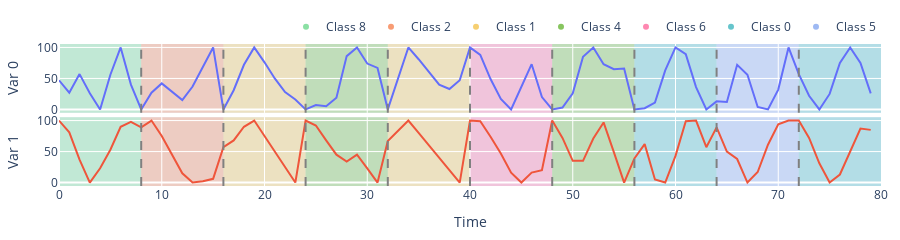

The notebook cell this image was saved under:
### Code cell
fig = plot_classification_dataset(
    datasets["PenDigits"]["train"]["samples"][:10, :].numpy(),
    datasets["PenDigits"]["train"]["labels"][:10].numpy(),
)
fig

### Figure 1 — Plotly figure (JSON) as saved in the notebook; plotly's stock layout.template omitted (floating-point values rounded to 4 significant figures)
{"data": [{"mode": "lines", "name": "Var 0", "showlegend": false, "type": "scatter", "x": [0, 1, 2, 3, 4, 5, 6, 7, 8, 9, 10, 11, 12, 13, 14, 15, 16, 17, 18, 19, 20, 21, 22, 23, 24, 25, 26, 27, 28, 29, 30, 31, 32, 33, 34, 35, 36, 37, 38, 39, 40, 41, 42, 43, 44, 45, 46, 47, 48, 49, 50, 51, 52, 53, 54, 55, 56, 57, 58, 59, 60, 61, 62, 63, 64, 65, 66, 67, 68, 69, 70, 71, 72, 73, 74, 75, 76, 77, 78, 79], "xaxis": "x", "y": [47, 27, 57, 26, 0, 56, 100, 40, 0, 27, 42, 29, 15, 37, 69, 100, 0, 31, 72, 100, 76, 50, 28, 16, 0, 7, 5, 19, 86, 100, 74, 67, 0, 49, 100, 81, 60, 40, 33, 47, 100, 88, 49, 17, 0, 37, 73, 20, 0, 3, 26, 85, 100, 73, 65, 66, 0, 2, 11, 63, 100, 89, 36, 0, 13, 12, 72, 56, 4, 0, 32, 100, 57, 22, 0, 25, 75, 100, 75, 26], "yaxis": "y"}, {"mode": "lines", "name": "Var 1", "showlegend": false, "type": "scatter", "x": [0, 1, 2, 3, 4, 5, 6, 7, 8, 9, 10, 11, 12, 13, 14, 15, 16, 17, 18, 19, 20, 21, 22, 23, 24, 25, 26, 27, 28, 29, 30, 31, 32, 33, 34, 35, 36, 37, 38, 39, 40, 41, 42, 43, 44, 45, 46, 47, 48, 49, 50, 51, 52, 53, 54, 55, 56, 57, 58, 59, 60, 61, 62, 63, 64, 65, 66, 67, 68, 69, 70, 71, 72, 73, 74, 75, 76, 77, 78, 79], "xaxis": "x2", "y": [100, 81, 37, 0, 23, 53, 90, 98, 89, 100, 75, 45, 15, 0, 2, 6, 57, 68, 90, 100, 75, 51, 25, 0, 100, 92, 68, 45, 34, 45, 23, 0, 67, 83, 100, 80, 60, 40, 20, 0, 100, 99, 74, 47, 16, 0, 16, 20, 100, 72, 35, 35, 71, 97, 49, 0, 39, 62, 5, 0, 43, 99, 100, 57, 89, 50, 38, 0, 17, 61, 94, 100, 100, 72, 31, 0, 13, 50, 87, 85], "yaxis": "y2"}, {"marker": {"color": "rgb(139, 224, 164)"}, "mode": "markers", "name": "Class 8", "showlegend": true, "type": "scatter", "x": [null], "y": [null]}, {"marker": {"color": "rgb(248, 156, 116)"}, "mode": "markers", "name": "Class 2", "showlegend": true, "type": "scatter", "x": [null], "y": [null]}, {"marker": {"color": "rgb(246, 207, 113)"}, "mode": "markers", "name": "Class 1", "showlegend": true, "type": "scatter", "x": [null], "y": [null]}, {"marker": {"color": "rgb(135, 197, 95)"}, "mode": "markers", "name": "Class 4", "showlegend": true, "type": "scatter", "x": [null], "y": [null]}, {"marker": {"color": "rgb(254, 136, 177)"}, "mode": "markers", "name": "Class 6", "showlegend": true, "type": "scatter", "x": [null], "y": [null]}, {"marker": {"color": "rgb(102, 197, 204)"}, "mode": "markers", "name": "Class 0", "showlegend": true, "type": "scatter", "x": [null], "y": [null]}, {"marker": {"color": "rgb(158, 185, 243)"}, "mode": "markers", "name": "Class 5", "showlegend": true, "type": "scatter", "x": [null], "y": [null]}], "layout": {"height": 200, "legend": {"orientation": "h", "x": 1, "xanchor": "right", "y": 1.02, "yanchor": "bottom"}, "margin": {"b": 30, "l": 15, "r": 15, "t": 30}, "shapes": [{"fillcolor": "rgb(139, 224, 164)", "layer": "below", "line": {"width": 0}, "name": "Class 8", "opacity": 0.4, "showlegend": false, "type": "rect", "x0": 0, "x1": 8, "xref": "x", "y0": 0, "y1": 1, "yref": "y domain"}, {"fillcolor": "rgb(139, 224, 164)", "layer": "below", "line": {"width": 0}, "name": "Class 8", "opacity": 0.4, "showlegend": false, "type": "rect", "x0": 0, "x1": 8, "xref": "x2", "y0": 0, "y1": 1, "yref": "y2 domain"}, {"fillcolor": "rgb(248, 156, 116)", "layer": "below", "line": {"width": 0}, "name": "Class 2", "opacity": 0.4, "showlegend": false, "type": "rect", "x0": 8, "x1": 16, "xref": "x", "y0": 0, "y1": 1, "yref": "y domain"}, {"fillcolor": "rgb(248, 156, 116)", "layer": "below", "line": {"width": 0}, "name": "Class 2", "opacity": 0.4, "showlegend": false, "type": "rect", "x0": 8, "x1": 16, "xref": "x2", "y0": 0, "y1": 1, "yref": "y2 domain"}, {"line": {"color": "gray", "dash": "dash"}, "type": "line", "x0": 8, "x1": 8, "xref": "x", "y0": 0, "y1": 1, "yref": "y domain"}, {"line": {"color": "gray", "dash": "dash"}, "type": "line", "x0": 8, "x1": 8, "xref": "x2", "y0": 0, "y1": 1, "yref": "y2 domain"}, {"fillcolor": "rgb(246, 207, 113)", "layer": "below", "line": {"width": 0}, "name": "Class 1", "opacity": 0.4, "showlegend": false, "type": "rect", "x0": 16, "x1": 24, "xref": "x", "y0": 0, "y1": 1, "yref": "y domain"}, {"fillcolor": "rgb(246, 207, 113)", "layer": "below", "line": {"width": 0}, "name": "Class 1", "opacity": 0.4, "showlegend": false, "type": "rect", "x0": 16, "x1": 24, "xref": "x2", "y0": 0, "y1": 1, "yref": "y2 domain"}, {"line": {"color": "gray", "dash": "dash"}, "type": "line", "x0": 16, "x1": 16, "xref": "x", "y0": 0, "y1": 1, "yref": "y domain"}, {"line": {"color": "gray", "dash": "dash"}, "type": "line", "x0": 16, "x1": 16, "xref": "x2", "y0": 0, "y1": 1, "yref": "y2 domain"}, {"fillcolor": "rgb(135, 197, 95)", "layer": "below", "line": {"width": 0}, "name": "Class 4", "opacity": 0.4, "showlegend": false, "type": "rect", "x0": 24, "x1": 32, "xref": "x", "y0": 0, "y1": 1, "yref": "y domain"}, {"fillcolor": "rgb(135, 197, 95)", "layer": "below", "line": {"width": 0}, "name": "Class 4", "opacity": 0.4, "showlegend": false, "type": "rect", "x0": 24, "x1": 32, "xref": "x2", "y0": 0, "y1": 1, "yref": "y2 domain"}, {"line": {"color": "gray", "dash": "dash"}, "type": "line", "x0": 24, "x1": 24, "xref": "x", "y0": 0, "y1": 1, "yref": "y domain"}, {"line": {"color": "gray", "dash": "dash"}, "type": "line", "x0": 24, "x1": 24, "xref": "x2", "y0": 0, "y1": 1, "yref": "y2 domain"}, {"fillcolor": "rgb(246, 207, 113)", "layer": "below", "line": {"width": 0}, "name": "Class 1", "opacity": 0.4, "showlegend": false, "type": "rect", "x0": 32, "x1": 40, "xref": "x", "y0": 0, "y1": 1, "yref": "y domain"}, {"fillcolor": "rgb(246, 207, 113)", "layer": "below", "line": {"width": 0}, "name": "Class 1", "opacity": 0.4, "showlegend": false, "type": "rect", "x0": 32, "x1": 40, "xref": "x2", "y0": 0, "y1": 1, "yref": "y2 domain"}, {"line": {"color": "gray", "dash": "dash"}, "type": "line", "x0": 32, "x1": 32, "xref": "x", "y0": 0, "y1": 1, "yref": "y domain"}, {"line": {"color": "gray", "dash": "dash"}, "type": "line", "x0": 32, "x1": 32, "xref": "x2", "y0": 0, "y1": 1, "yref": "y2 domain"}, {"fillcolor": "rgb(254, 136, 177)", "layer": "below", "line": {"width": 0}, "name": "Class 6", "opacity": 0.4, "showlegend": false, "type": "rect", "x0": 40, "x1": 48, "xref": "x", "y0": 0, "y1": 1, "yref": "y domain"}, {"fillcolor": "rgb(254, 136, 177)", "layer": "below", "line": {"width": 0}, "name": "Class 6", "opacity": 0.4, "showlegend": false, "type": "rect", "x0": 40, "x1": 48, "xref": "x2", "y0": 0, "y1": 1, "yref": "y2 domain"}, {"line": {"color": "gray", "dash": "dash"}, "type": "line", "x0": 40, "x1": 40, "xref": "x", "y0": 0, "y1": 1, "yref": "y domain"}, {"line": {"color": "gray", "dash": "dash"}, "type": "line", "x0": 40, "x1": 40, "xref": "x2", "y0": 0, "y1": 1, "yref": "y2 domain"}, {"fillcolor": "rgb(135, 197, 95)", "layer": "below", "line": {"width": 0}, "name": "Class 4", "opacity": 0.4, "showlegend": false, "type": "rect", "x0": 48, "x1": 56, "xref": "x", "y0": 0, "y1": 1, "yref": "y domain"}, {"fillcolor": "rgb(135, 197, 95)", "layer": "below", "line": {"width": 0}, "name": "Class 4", "opacity": 0.4, "showlegend": false, "type": "rect", "x0": 48, "x1": 56, "xref": "x2", "y0": 0, "y1": 1, "yref": "y2 domain"}, {"line": {"color": "gray", "dash": "dash"}, "type": "line", "x0": 48, "x1": 48, "xref": "x", "y0": 0, "y1": 1, "yref": "y domain"}, {"line": {"color": "gray", "dash": "dash"}, "type": "line", "x0": 48, "x1": 48, "xref": "x2", "y0": 0, "y1": 1, "yref": "y2 domain"}, {"fillcolor": "rgb(102, 197, 204)", "layer": "below", "line": {"width": 0}, "name": "Class 0", "opacity": 0.4, "showlegend": false, "type": "rect", "x0": 56, "x1": 64, "xref": "x", "y0": 0, "y1": 1, "yref": "y domain"}, {"fillcolor": "rgb(102, 197, 204)", "layer": "below", "line": {"width": 0}, "name": "Class 0", "opacity": 0.4, "showlegend": false, "type": "rect", "x0": 56, "x1": 64, "xref": "x2", "y0": 0, "y1": 1, "yref": "y2 domain"}, {"line": {"color": "gray", "dash": "dash"}, "type": "line", "x0": 56, "x1": 56, "xref": "x", "y0": 0, "y1": 1, "yref": "y domain"}, {"line": {"color": "gray", "dash": "dash"}, "type": "line", "x0": 56, "x1": 56, "xref": "x2", "y0": 0, "y1": 1, "yref": "y2 domain"}, {"fillcolor": "rgb(158, 185, 243)", "layer": "below", "line": {"width": 0}, "name": "Class 5", "opacity": 0.4, "showlegend": false, "type": "rect", "x0": 64, "x1": 72, "xref": "x", "y0": 0, "y1": 1, "yref": "y domain"}, {"fillcolor": "rgb(158, 185, 243)", "layer": "below", "line": {"width": 0}, "name": "Class 5", "opacity": 0.4, "showlegend": false, "type": "rect", "x0": 64, "x1": 72, "xref": "x2", "y0": 0, "y1": 1, "yref": "y2 domain"}, {"line": {"color": "gray", "dash": "dash"}, "type": "line", "x0": 64, "x1": 64, "xref": "x", "y0": 0, "y1": 1, "yref": "y domain"}, {"line": {"color": "gray", "dash": "dash"}, "type": "line", "x0": 64, "x1": 64, "xref": "x2", "y0": 0, "y1": 1, "yref": "y2 domain"}, {"fillcolor": "rgb(102, 197, 204)", "layer": "below", "line": {"width": 0}, "name": "Class 0", "opacity": 0.4, "showlegend": false, "type": "rect", "x0": 72, "x1": 80, "xref": "x", "y0": 0, "y1": 1, "yref": "y domain"}, {"fillcolor": "rgb(102, 197, 204)", "layer": "below", "line": {"width": 0}, "name": "Class 0", "opacity": 0.4, "showlegend": false, "type": "rect", "x0": 72, "x1": 80, "xref": "x2", "y0": 0, "y1": 1, "yref": "y2 domain"}, {"line": {"color": "gray", "dash": "dash"}, "type": "line", "x0": 72, "x1": 72, "xref": "x", "y0": 0, "y1": 1, "yref": "y domain"}, {"line": {"color": "gray", "dash": "dash"}, "type": "line", "x0": 72, "x1": 72, "xref": "x2", "y0": 0, "y1": 1, "yref": "y2 domain"}], "showlegend": true, "xaxis": {"anchor": "y", "domain": [0, 1], "matches": "x2", "showticklabels": false}, "xaxis2": {"anchor": "y2", "domain": [0, 1], "title": {"text": "Time"}}, "yaxis": {"anchor": "x", "domain": [0.515, 1], "title": {"text": "Var 0"}}, "yaxis2": {"anchor": "x2", "domain": [0, 0.485], "title": {"text": "Var 1"}}}}
